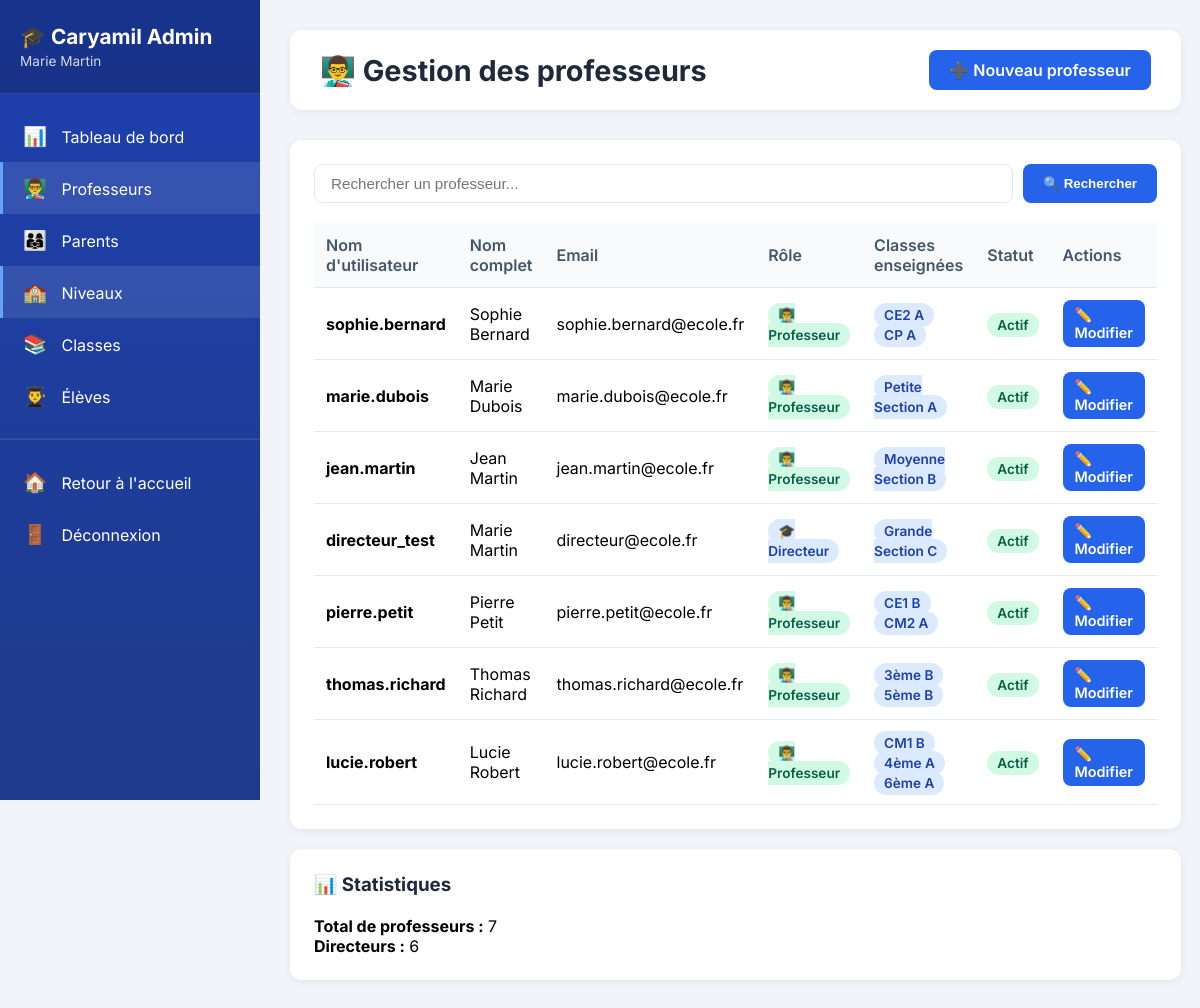
Page /niveaux/administration/professeurs/ (signed in) on the committed database.
### accounts/models.py (models this page shows, shortened)
class CustomUser(AbstractUser):
    is_parent = models.BooleanField(default=False, verbose_name="Est parent")
    is_teacher = models.BooleanField(default=False, verbose_name="Est professeur")
    is_director = models.BooleanField(default=False, verbose_name="Est directeur")

### school_core/models.py (models this page shows, shortened)
class Classroom(models.Model):
    level = models.ForeignKey(SchoolLevel, on_delete=models.CASCADE, related_name='classrooms')
    name = models.CharField(max_length=50)
    teacher = models.ForeignKey(
        settings.AUTH_USER_MODEL,
        on_delete=models.SET_NULL,
        null=True,
        blank=True,
        limit_choices_to={'is_teacher': True},
        related_name='taught_classes'
    )
    school_year = models.CharField(max_length=9, default='2025-2026')
    class Meta:
        verbose_name = "Classe"
        verbose_name_plural = "Classes"
        ordering = ['level', 'name']

### interfaces/views_admin.py (the view, shortened to what this page needs)
# urls.py: path('administration/professeurs/', views_admin.admin_teachers_list, name='admin_teachers_list'),
@login_required
def admin_teachers_list(request):
    if not user_is_admin(request.user):
        messages.error(request, "Accès refusé.")
        return redirect('niveau_selector')
    search = request.GET.get('search', '')
    teachers = User.objects.filter(is_teacher=True).order_by('last_name', 'first_name')
    context = {
        'teachers': teachers,
        'search': search,
    }
    return render(request, 'admin/teachers_list.html', context)

### interfaces/views_admin.py (called while the page is built)
def user_is_admin(user):
    return user.is_superuser or user.is_director

### interfaces/templates/admin/teachers_list.html (shortened to what this page needs)
{% extends 'admin/base.html' %}
{% block content %}
<div class="top-bar">
    <h1 class="page-title">👨‍🏫 Gestion des professeurs</h1>
    <a href="{% url 'admin_teacher_create' %}" class="btn btn-primary">➕ Nouveau professeur</a>
</div>
<div class="card">
    <form method="get" class="search-bar">
        <input type="text" name="search" placeholder="Rechercher un professeur..." value="{{ search }}">
        <button type="submit" class="btn btn-primary">🔍 Rechercher</button>
    </form>
    <table>
        <thead>
            <tr>
                <th>Nom d'utilisateur</th>
                <th>Nom complet</th>
                <th>Email</th>
                <th>Rôle</th>
                <th>Classes enseignées</th>
                <th>Statut</th>
                <th>Actions</th>
            </tr>
        </thead>
        <tbody>
            {% for teacher in teachers %}
            <tr>
                <td><strong>{{ teacher.username }}</strong></td>
                <td>{{ teacher.get_full_name|default:"-" }}</td>
                <td>{{ teacher.email|default:"-" }}</td>
                <td>
                    {% if teacher.is_director %}
                        <span class="badge badge-blue">🎓 Directeur</span>
                    {% else %}
                        <span class="badge badge-green">👨‍🏫 Professeur</span>
                    {% endif %}
                </td>
                <td>
                    {% with classes=teacher.taught_classes.all %}
                        {% if classes %}
                            {% for classroom in classes %}
                                <span class="badge badge-blue">{{ classroom.name }}</span>
                            {% endfor %}
                        {% else %}
                            <span style="color: #94a3b8;">Aucune classe</span>
                        {% endif %}
                    {% endwith %}
                </td>
                <td>
                    {% if teacher.is_active %}
                        <span class="badge badge-green">Actif</span>
                    {% else %}
                        <span class="badge badge-red">Inactif</span>
                    {% endif %}
                </td>
                <td>
                    <a href="{% url 'admin_teacher_edit' teacher.id %}" class="btn btn-sm btn-primary">✏️ Modifier</a>
                </td>
            </tr>
            {% empty %}
            <tr>
                <td colspan="7" style="text-align: center; color: #64748b;">Aucun professeur trouvé</td>
            </tr>
            {% endfor %}
        </tbody>
    </table>
</div>
<div class="card" style="margin-top: 20px;">
    <h3>📊 Statistiques</h3>
    <p><strong>Total de professeurs :</strong> {{ teachers|length }}</p>
    <p><strong>Directeurs :</strong> {{ teachers|length|add:"-1" }}</p>
</div>
{% endblock %}

### interfaces/templates/admin/base.html (shortened to what this page needs)
{% load static %}
<!DOCTYPE html>
<html lang="fr">
<head>
</head>
<body>
    <div class="admin-layout">
        <div class="sidebar">
            <div class="sidebar-header">
                <h2>🎓 Caryamil Admin</h2>
                <p>{{ user.get_full_name|default:user.username }}</p>
            </div>
            <nav class="sidebar-nav">
                <a href="{% url 'admin_dashboard' %}" class="nav-item {% if request.resolver_match.url_name == 'admin_dashboard' %}active{% endif %}">
                    <span>📊</span> Tableau de bord
                </a>
                <a href="{% url 'admin_teachers_list' %}" class="nav-item {% if 'professeur' in request.path %}active{% endif %}">
                    <span>👨‍🏫</span> Professeurs
                </a>
                <a href="{% url 'admin_parents_list' %}" class="nav-item {% if 'parent' in request.path %}active{% endif %}">
                    <span>👨‍👩‍👧</span> Parents
                </a>
                <a href="{% url 'admin_levels_list' %}" class="nav-item {% if 'niveau' in request.path %}active{% endif %}">
                    <span>🏫</span> Niveaux
                </a>
                <a href="{% url 'admin_classes_list' %}" class="nav-item {% if 'classe' in request.path %}active{% endif %}">
                    <span>📚</span> Classes
                </a>
                <a href="{% url 'admin_students_list' %}" class="nav-item {% if 'eleve' in request.path %}active{% endif %}">
                    <span>👨‍🎓</span> Élèves
                </a>
                <hr style="border-color: rgba(255,255,255,0.1); margin: 16px 0;">
                <a href="{% url 'niveau_selector' %}" class="nav-item">
                    <span>🏠</span> Retour à l'accueil
                </a>
                <a href="{% url 'logout' %}" class="nav-item">
                    <span>🚪</span> Déconnexion
                </a>
            </nav>
        </div>
        <div class="main-content">
            {% block content %}{% endblock %}
        </div>
    </div>
</body>
</html>

### interfaces/templates/admin/base.html (style rules this page uses)
* { margin: 0; padding: 0; box-sizing: border-box; }
body { font-family: 'Inter', sans-serif; background: #f1f5f9; min-height: 100vh; }
.admin-layout { display: flex; min-height: 100vh; }
.sidebar { width: 260px; background: linear-gradient(180deg, #1e40af 0%, #1e3a8a 100%); color: white; padding: 0; position: fixed; height: 100vh; overflow-y: auto; }
.sidebar-header { padding: 24px 20px; background: rgba(0,0,0,0.2); border-bottom: 1px solid rgba(255,255,255,0.1); }
.sidebar-header h2 { font-size: 1.3em; margin-bottom: 4px; }
.sidebar-header p { font-size: 0.85em; opacity: 0.8; }
.sidebar-nav { padding: 16px 0; }
.nav-item { display: block; padding: 14px 20px; color: white; text-decoration: none; transition: all 0.2s; border-left: 3px solid transparent; }
.nav-item:hover, .nav-item.active { background: rgba(255,255,255,0.1); border-left-color: #60a5fa; }
.nav-item span { margin-right: 10px; font-size: 1.2em; }
.main-content { margin-left: 260px; flex: 1; padding: 30px; }
.top-bar { background: white; padding: 20px 30px; border-radius: 12px; margin-bottom: 30px; display: flex; justify-content: space-between; align-items: center; box-shadow: 0 2px 8px rgba(0,0,0,0.06); }
.page-title { font-size: 1.8em; color: #1e293b; }
.btn { padding: 10px 20px; border: none; border-radius: 8px; font-weight: 600; cursor: pointer; text-decoration: none; display: inline-block; transition: all 0.2s; }
.btn-primary { background: #2563eb; color: white; }
.btn-sm { padding: 6px 12px; font-size: 0.9em; }
.card { background: white; padding: 24px; border-radius: 12px; box-shadow: 0 2px 8px rgba(0,0,0,0.06); margin-bottom: 20px; }
.card h3 { margin-bottom: 20px; color: #1e293b; }
table { width: 100%; border-collapse: collapse; }
th, td { text-align: left; padding: 12px; border-bottom: 1px solid #e2e8f0; }
th { background: #f8fafc; font-weight: 600; color: #475569; }
.badge { padding: 4px 10px; border-radius: 12px; font-size: 0.85em; font-weight: 600; }
.badge-blue { background: #dbeafe; color: #1e40af; }
.badge-green { background: #d1fae5; color: #065f46; }
.search-bar { display: flex; gap: 10px; margin-bottom: 20px; }
.search-bar input, .search-bar select { padding: 10px 16px; border: 1px solid #e2e8f0; border-radius: 8px; font-size: 0.95em; }
.search-bar input { flex: 1; }

### rows in the picture
CustomUser: get_full_name "Marie Martin", username "directeur_test", email "directeur@ecole.fr", is_director "🎓 Directeur", is_active "Actif"
CustomUser: username "sophie.bernard", get_full_name "Sophie Bernard", email "sophie.bernard@ecole.fr", is_director "👨‍🏫 Professeur", is_active "Actif"
Classroom: name "CE2 A"
Classroom: name "CP A"
CustomUser: username "marie.dubois", get_full_name "Marie Dubois", email "marie.dubois@ecole.fr", is_director "👨‍🏫 Professeur", is_active "Actif"
Classroom: name "Petite Section A"
CustomUser: username "jean.martin", get_full_name "Jean Martin", email "jean.martin@ecole.fr", is_director "👨‍🏫 Professeur", is_active "Actif"
Classroom: name "Moyenne Section B"
Classroom: name "Grande Section C"
CustomUser: username "pierre.petit", get_full_name "Pierre Petit", email "pierre.petit@ecole.fr", is_director "👨‍🏫 Professeur", is_active "Actif"
Classroom: name "CE1 B"
Classroom: name "CM2 A"
CustomUser: username "thomas.richard", get_full_name "Thomas Richard", email "thomas.richard@ecole.fr", is_director "👨‍🏫 Professeur", is_active "Actif"
Classroom: name "3ème B"
Classroom: name "5ème B"
CustomUser: username "lucie.robert", get_full_name "Lucie Robert", email "lucie.robert@ecole.fr", is_director "👨‍🏫 Professeur", is_active "Actif"
Classroom: name "CM1 B"
Classroom: name "4ème A"
Classroom: name "6ème A"

### other values in the picture
{{ teachers|length }} "7"
{{ teachers|length|add:"-1" }} "6"
